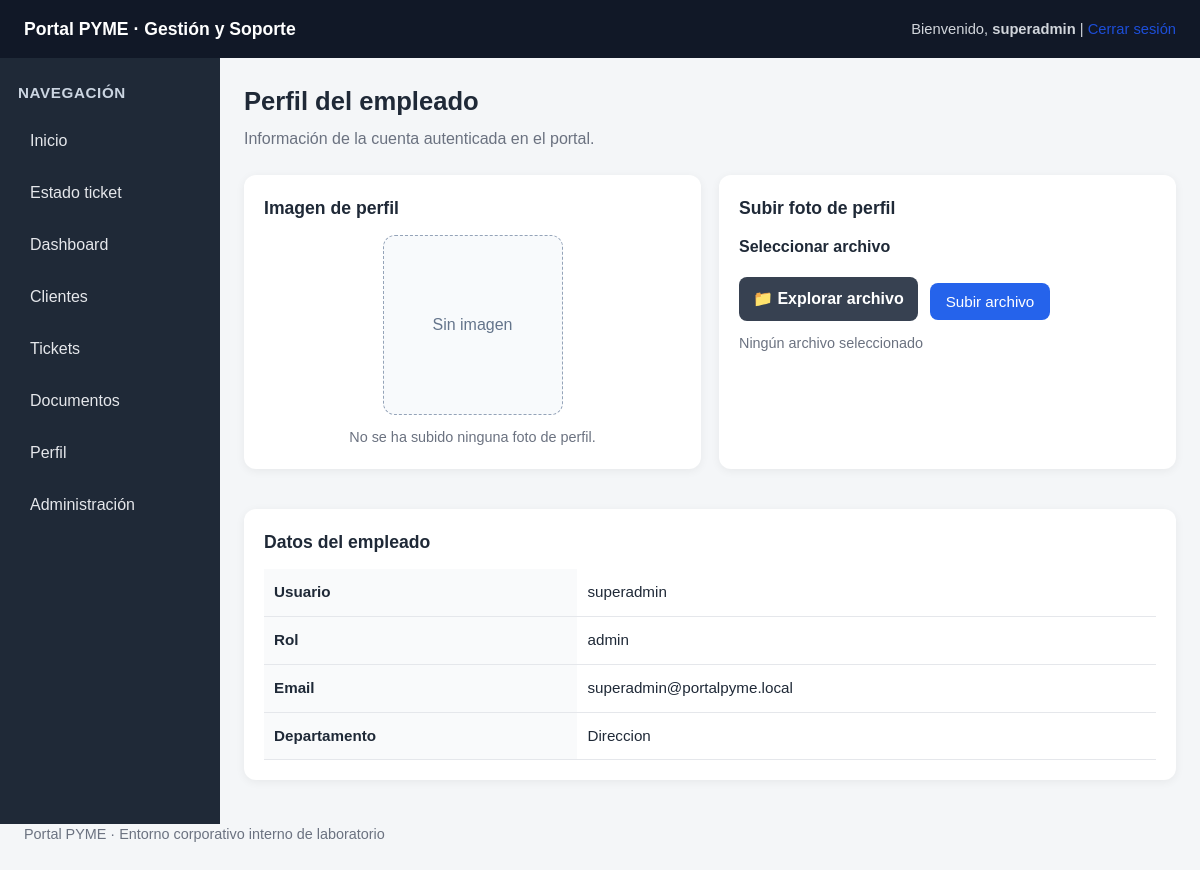
Page /perfil.php (signed in) on the committed database.
### tables this page shows
CREATE TABLE empleados (
    id INT AUTO_INCREMENT PRIMARY KEY,
    username VARCHAR(50) NOT NULL UNIQUE,
    password VARCHAR(100) NOT NULL,
    email VARCHAR(120) NOT NULL,
    rol VARCHAR(30) NOT NULL,
    departamento VARCHAR(80) NOT NULL
);

### perfil.php (the view, shortened to what this page needs)
<?php
include 'config/db.php';
$empleado_id = $_SESSION['empleado_id'];
$query = "SELECT * FROM empleados WHERE id = '$empleado_id'";
$result = $conn->query($query);
$empleado = $result->fetch_assoc();
$foto_perfil_web = '';
$foto_perfil_nombre = '';
include 'includes/header.php';
include 'includes/sidebar.php';
?>
<section class="page-header">
    <h2>Perfil del empleado</h2>
    <p>Información de la cuenta autenticada en el portal.</p>
</section>
<div class="grid">
    <div class="card">
        <h3>Imagen de perfil</h3>
        <div class="profile-photo-box">
            <?php if ($foto_perfil_web !== ''): ?>
                <img
                    src="<?php echo htmlspecialchars($foto_perfil_web); ?>"
                    alt="Foto de perfil"
                    class="profile-photo"
                >
                <p class="profile-photo-name"><?php echo htmlspecialchars($foto_perfil_nombre); ?></p>
            <?php else: ?>
                <div class="profile-photo-placeholder">Sin imagen</div>
                <p class="profile-photo-name">No se ha subido ninguna foto de perfil.</p>
            <?php endif; ?>
        </div>
    </div>
    <div class="card">
        <h3>Subir foto de perfil</h3>
	<form method="POST" enctype="multipart/form-data" class="upload-profile-form">
	    <label for="foto">Seleccionar archivo</label>
	    <div class="custom-file-upload">
		<label for="foto" class="file-button">📁 Explorar archivo</label>
	    	<input type="submit" name="upload" value="Subir archivo" class="upload-submit">
	    </div>
	    <span id="file-name" class="file-name">Ningún archivo seleccionado</span>
	</form>
    </div>
</div>
<div class="card">
    <h3>Datos del empleado</h3>
    <?php if ($empleado): ?>
        <div class="table-wrapper">
            <table>
                <tr>
                    <th>Usuario</th>
                    <td><?php echo htmlspecialchars($empleado['username']); ?></td>
                </tr>
                <tr>
                    <th>Rol</th>
                    <td><?php echo htmlspecialchars($empleado['rol']); ?></td>
                </tr>
                <tr>
                    <th>Email</th>
                    <td><?php echo htmlspecialchars($empleado['email']); ?></td>
                </tr>
                <tr>
                    <th>Departamento</th>
                    <td><?php echo $empleado['departamento']; ?></td>
                </tr>
            </table>
        </div>
    <?php else: ?>
        <div class="notice">No se ha encontrado información del empleado.</div>
    <?php endif; ?>
</div>
<?php include 'includes/footer.php'; ?>

### assets/css/style.css (style rules this page uses)
* { box-sizing: border-box; margin: 0; padding: 0; }
html, body { font-family: Arial, Helvetica, sans-serif; background: #f4f6f8; color: #1f2937; line-height: 1.5; }
body { min-width: 0; }
.page-header { margin-bottom: 24px; }
.page-header h2 { font-size: 1.6rem; margin-bottom: 6px; }
.page-header p { color: #6b7280; }
.card { background: white; border-radius: 12px; padding: 20px; margin-bottom: 20px; box-shadow: 0 2px 10px rgba(0,0,0,0.06); overflow-x: auto; }
.card h3 { margin-bottom: 14px; font-size: 1.1rem; }
.grid { display: grid; grid-template-columns: repeat(auto-fit, minmax(220px, 1fr)); gap: 18px; margin-bottom: 20px; }
form { width: 100%; }
form label { display: block; margin-bottom: 6px; font-weight: 600; }
button, input[type="submit"] { background: #2563eb; color: white; border: none; padding: 10px 16px; border-radius: 8px; cursor: pointer; font-size: 0.95rem; }
.table-wrapper { width: 100%; overflow-x: auto; }
table { width: 100%; min-width: 700px; border-collapse: collapse; background: white; }
table th, table td { padding: 12px 10px; border-bottom: 1px solid #e5e7eb; text-align: left; vertical-align: top; }
table th { background: #f9fafb; font-size: 0.95rem; white-space: nowrap; }
table td { font-size: 0.95rem; }
.profile-photo-box { display: flex; flex-direction: column; align-items: center; gap: 12px; }
.profile-photo-placeholder { width: 180px; height: 180px; border-radius: 12px; border: 1px dashed #94a3b8; display: flex; align-items: center; justify-content: center; color: #64748b; background: #f8fafc; }
.profile-photo-name { font-size: 0.9rem; color: #6b7280; text-align: center; word-break: break-word; }
.upload-profile-form { display: flex; flex-direction: column; gap: 12px; }
.custom-file-upload { display: flex; align-items: center; gap: 12px; flex-wrap: wrap; }
.file-button { display: inline-block; background: #374151; color: #ffffff; padding: 10px 14px; border-radius: 8px; cursor: pointer; font-weight: 600; margin-bottom: 0; }
.file-name { color: #6b7280; font-size: 0.9rem; word-break: break-word; }
.upload-submit { width: fit-content; background: #2563eb; margin-top: 4px; }

### rows in the picture
empleados: username "superadmin", rol "admin", email "superadmin@portalpyme.local", departamento "Direccion"

### other values in the picture
$_SESSION['username'] "superadmin"
